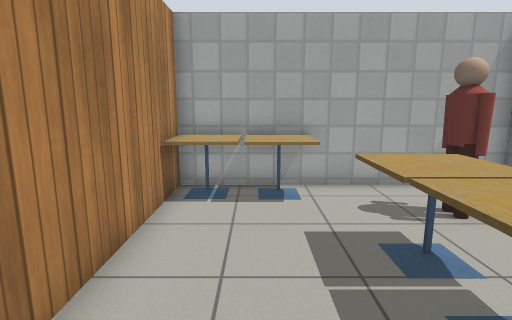
view 1 (above)

16 first-person views from a walk through a world built for the Gazebo simulator. The camera is 1.2 m above the floor, tilts 10° down and sees 80° across. The floor is counted in squares, 0.5 m on a side. Each view is taken from the middle of a square. On the plan, view 1 faces up. The plan holds only what a view shows up to about 18 squares ahead; the rest is blank. Gazebo's built-in surfaces are drawn with simple patterns. Simple shapes stand in for some stock models.

view 2
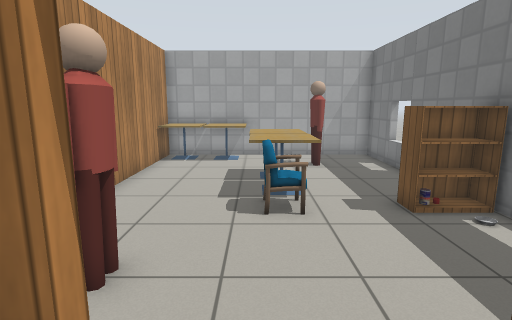

view 3
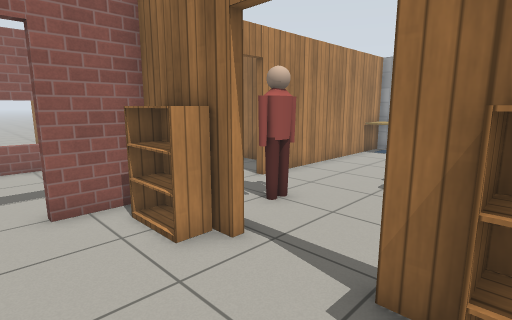

view 4
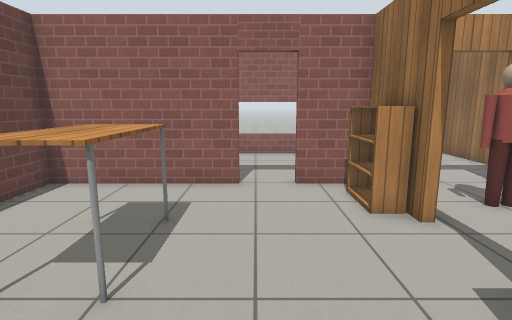

view 5
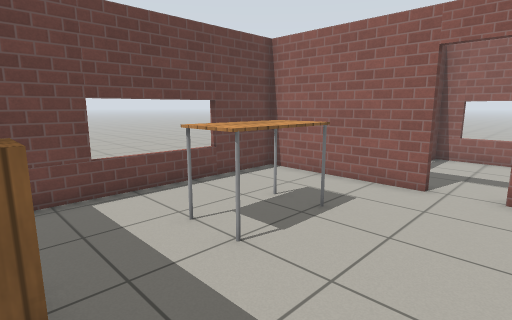

view 6
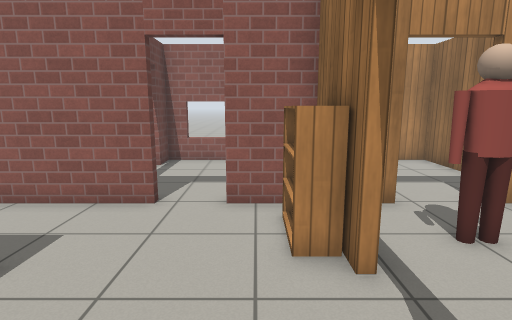

view 7
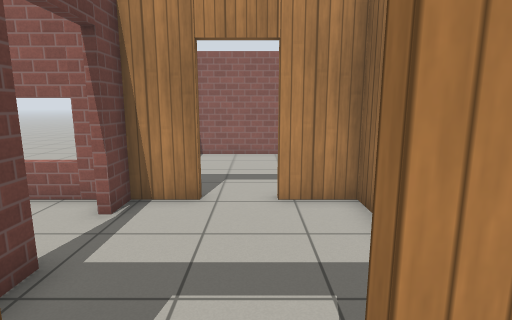

view 8
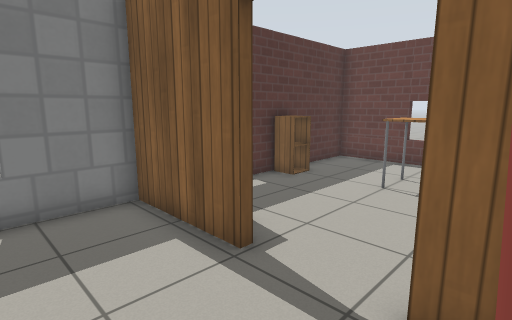

view 9
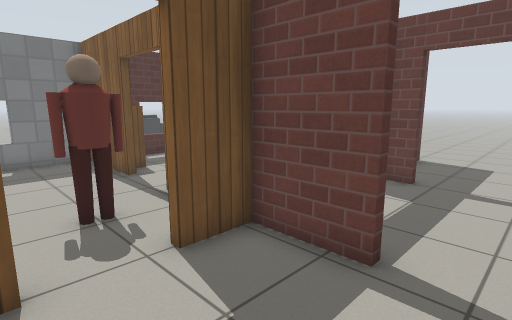

view 10
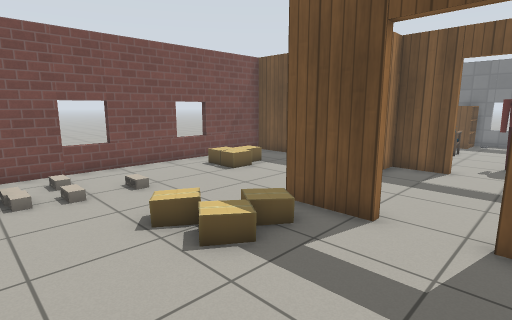

view 11
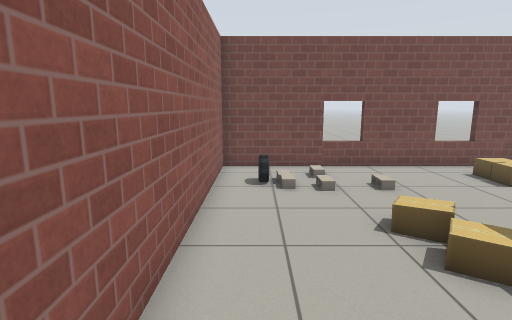

view 12
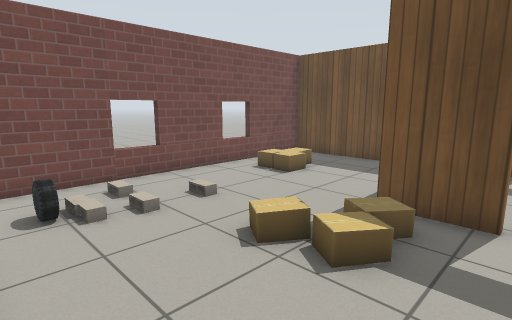

view 13
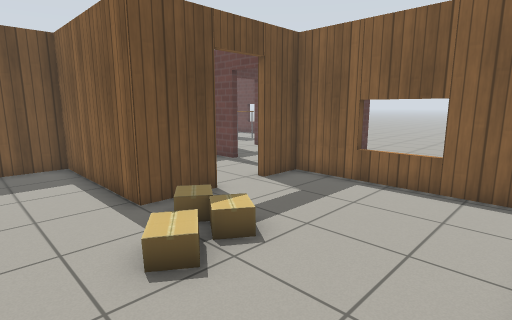

view 14
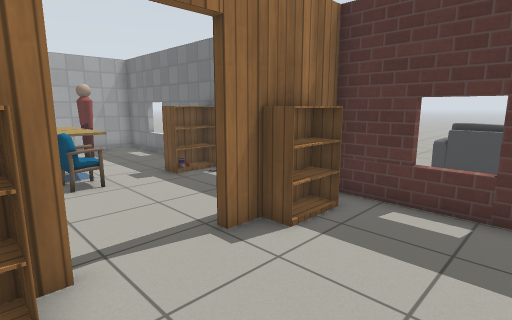

view 15
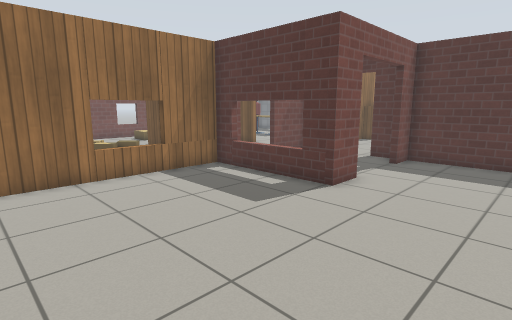

view 16
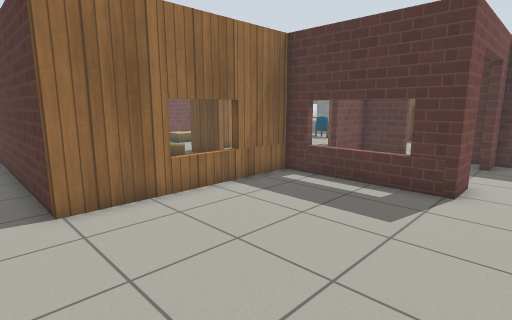

### Floor plan
Key: @ floor where view 1 was taken; # wall or solid block; . floor; D open door; = window, fence, low wall or low ledge; T cafe table; P person; C chair; B bookshelf; A table; I cabinet; N cinder block; R cardboard box; E car; S sofa; O other object.
Columns run from 18 left of view 1 to 11 right of it. Each row starts with its distance up from view 1.
  9  #####==###=####TTTT#######
  8  #..........   #TTTT......#
  7  #.ENN.....RR..#......PP..#
  6  #.ENN.N...R...#......P...=
  5  #.............#....TT....#
  4  #.............#....TT....#
  3  #....RR.......#....TT... #
  2  #....RRR#######....CC... #
  1  #....RRR#.....#....CC..OB#
  0  #.......#.....#..@...... #
 -1  #.......D.....DD.........=
 -2  #.......D.....DD.P.......#
 -3  #.......#.....#..........#
 -4 .####==####DD######DDD#####
 -5 .........#.DD..#.BB.DD.BB.#
 -6 .........=.....#..........#  S
 -7 .........=.....DD.........=  S
 -8 .........=.....DD.........#  S
 -9  ........#.....#..........#
-10  ........##DDDD#...AAA...I#
-11 ...............#...AAA....#
-12 ...............#..........#
-13 .. ............#..........#
-14     ...........##........ #
-15  .   .....  ....###====###
-16             .....

Where each view was taken, in squares from view 1:
view 1: 0 up, 0 right, facing up
view 2: 6 down, 2 right, facing up
view 3: 8 down, 5 right, facing up-left
view 4: 8 down, 7 right, facing left
view 5: 6 down, 7 right, facing down-left
view 6: 6 down, 5 right, facing left
view 7: 1 down, 1 left, facing left
view 8: 1 down, 0 right, facing down-right
view 9: 0 up, 7 left, facing down-right
view 10: 3 down, 15 left, facing up-right
view 11: 3 down, 15 left, facing up
view 12: 1 down, 16 left, facing up-right
view 13: 5 up, 16 left, facing down-right
view 14: 9 down, 0 right, facing up-right
view 15: 15 down, 17 left, facing up-right
view 16: 12 down, 18 left, facing up-right
